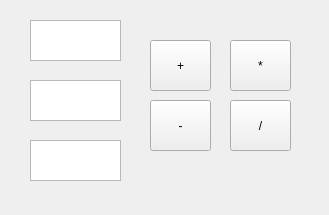
<?xml version="1.0" encoding="UTF-8"?>
<ui version="4.0">
 <class>MainWindow</class>
 <widget class="QMainWindow" name="MainWindow">
  <property name="geometry">
   <rect>
    <x>0</x>
    <y>0</y>
    <width>329</width>
    <height>215</height>
   </rect>
  </property>
  <property name="windowTitle">
   <string>MainWindow</string>
  </property>
  <widget class="QWidget" name="centralWidget">
   <widget class="QPushButton" name="pushButton_2">
    <property name="geometry">
     <rect>
      <x>150</x>
      <y>100</y>
      <width>61</width>
      <height>51</height>
     </rect>
    </property>
    <property name="text">
     <string>-</string>
    </property>
   </widget>
   <widget class="QTextEdit" name="textEdit_2">
    <property name="geometry">
     <rect>
      <x>30</x>
      <y>80</y>
      <width>91</width>
      <height>41</height>
     </rect>
    </property>
    <property name="font">
     <font>
      <pointsize>16</pointsize>
     </font>
    </property>
   </widget>
   <widget class="QPushButton" name="pushButton">
    <property name="geometry">
     <rect>
      <x>150</x>
      <y>40</y>
      <width>61</width>
      <height>51</height>
     </rect>
    </property>
    <property name="text">
     <string>+</string>
    </property>
   </widget>
   <widget class="QPushButton" name="pushButton_3">
    <property name="geometry">
     <rect>
      <x>230</x>
      <y>40</y>
      <width>61</width>
      <height>51</height>
     </rect>
    </property>
    <property name="text">
     <string>*</string>
    </property>
   </widget>
   <widget class="QTextEdit" name="textEdit_3">
    <property name="geometry">
     <rect>
      <x>30</x>
      <y>140</y>
      <width>91</width>
      <height>41</height>
     </rect>
    </property>
    <property name="font">
     <font>
      <pointsize>16</pointsize>
     </font>
    </property>
   </widget>
   <widget class="QPushButton" name="pushButton_4">
    <property name="geometry">
     <rect>
      <x>230</x>
      <y>100</y>
      <width>61</width>
      <height>51</height>
     </rect>
    </property>
    <property name="text">
     <string>/</string>
    </property>
   </widget>
   <widget class="QTextEdit" name="textEdit">
    <property name="geometry">
     <rect>
      <x>30</x>
      <y>20</y>
      <width>91</width>
      <height>41</height>
     </rect>
    </property>
    <property name="font">
     <font>
      <pointsize>16</pointsize>
     </font>
    </property>
   </widget>
  </widget>
 </widget>
 <layoutdefault spacing="6" margin="11"/>
 <resources/>
 <connections/>
</ui>
